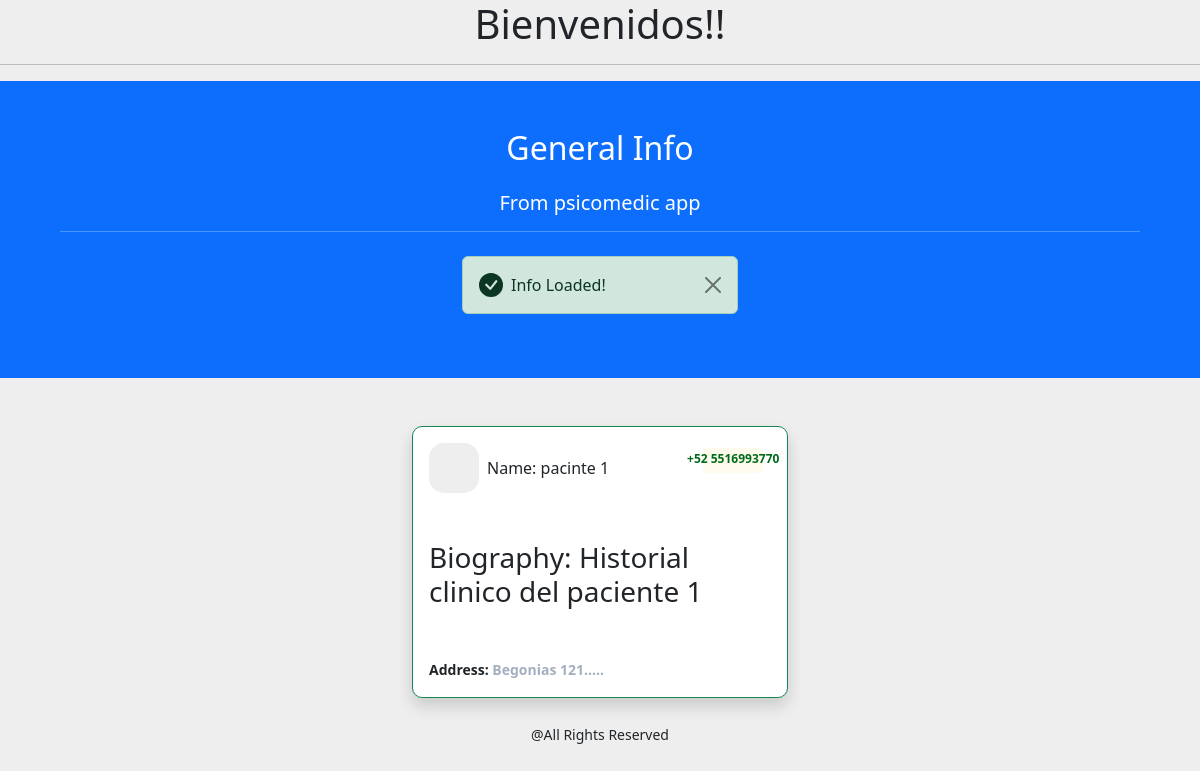
The page /psicomedic/patients/1 on the database its author committed.
### psicomedic/models.py (models this page shows, shortened)
class Patient(models.Model):
    first_name = models.CharField(max_length=255, unique=True)
    last_name = models.CharField(max_length=255, unique=True)
    birthdate = models.DateTimeField(null=False)
    email = models.EmailField(unique=True)
    phone = models.CharField(max_length=25)
    biography = models.CharField(max_length=5000, null=False)
    address = models.CharField(max_length=255)
    created_at = models.DateTimeField(auto_now_add=True)

### psicomedic/views.py (the view)
# urls.py: path("patients/<int:id>", get_patient),
def get_patient(request, id):
    try:
        find_patient =Patient.objects.get(pk=id)
        context = {
            "patients": [find_patient]
        }
    except Patient.DoesNotExist:
        find_patient = ""
        context = {
            "patients": find_patient
        }
    template = loader.get_template("templates/patient_psicomedic.html")
    return HttpResponse(template.render(context, request))

### templates/patient_psicomedic.html (shortened to what this page needs)
<!DOCTYPE html>
{% extends "templates/base.html" %}
{% block head %}
<head>
  {% load bootstrap5 %}
  {% bootstrap_css %}
</head>
{% endblock head %}
{% block content %}
<div class="container-fluid">
    <div class="row justify-content-center">
        <div class="container-fluid p-5 bg-primary text-white text-center mb-5 row justify-content-center">
            <h2 class="text-center mb-4">General Info</h2>
            {% block title %}
            <h5>From psicomedic app<hr/></h5>
            {% endblock title %}
            {% if patients %}
            <div class="custom-alert alert alert-success alert-dismissible fade show d-flex align-items-center col-3" role="alert">
                <svg class="bi flex-shrink-0 me-2" width="24" height="24" role="img" aria-label="Success:"><use xlink:href="#check-circle-fill"/></svg>
                <div>
                <span>Info Loaded!</span>
                </div>
                <button type="button" class="btn-close" data-bs-dismiss="alert" aria-label="Close"></button>
            </div>
            {% endif %}
        </div>
        <br>
        <br>
        <br>
        <br>
    {% for patient in patients %}
        <div class="col-md-4">
            <div class="card p-3 mb-2 border border-success shadow mb-4">
                <div class="d-flex justify-content-between">
                    <div class="d-flex flex-row align-items-center">
                        <div class="icon">  </div>
                        <div class="ms-2 c-details">
                            <h6 class="mb-0">Name: {{patient.first_name}} {{patient.last_name}}</h6>
                        </div>
                    </div>
                    <div class="badge"> <span><p class="card-text" style="color: #006b1b"><b>{{patient.phone}}</b></p></span> </div>
                </div>
                <div class="mt-5">
                    <h3 class="heading">Biography: {{patient.biography}}</h3>
                    <div class="mt-5">
                        <div class="mt-3"> <span class="text1">Address: <span class="text2">{{patient.address}}</span></span> </div>
                    </div>
                </div>
            </div>
        </div>
        <br>
    {% endfor %}
    <br>
    </div>
</div>
{% endblock content %}

### templates/patient_psicomedic.html (style rules this page uses)
.card { border: none; border-radius: 10px }
.icon { width: 50px; height: 50px; background-color: #eee; border-radius: 15px; display: flex; align-items: center; justify-content: center; font-size: 39px }
.badge span { background-color: #fffbec; width: 60px; height: 25px; padding-bottom: 3px; border-radius: 5px; display: flex; color: #fed85d; justify-content: center; align-items: center }
.text1 { font-size: 14px; font-weight: 600 }
.text2 { color: #a5aec0 }

### rows shown on the page
Patient: first_name "pacinte", last_name "1", phone "+52 5516993770", biography "Historial clinico del paciente 1", address "Begonias 121….."
